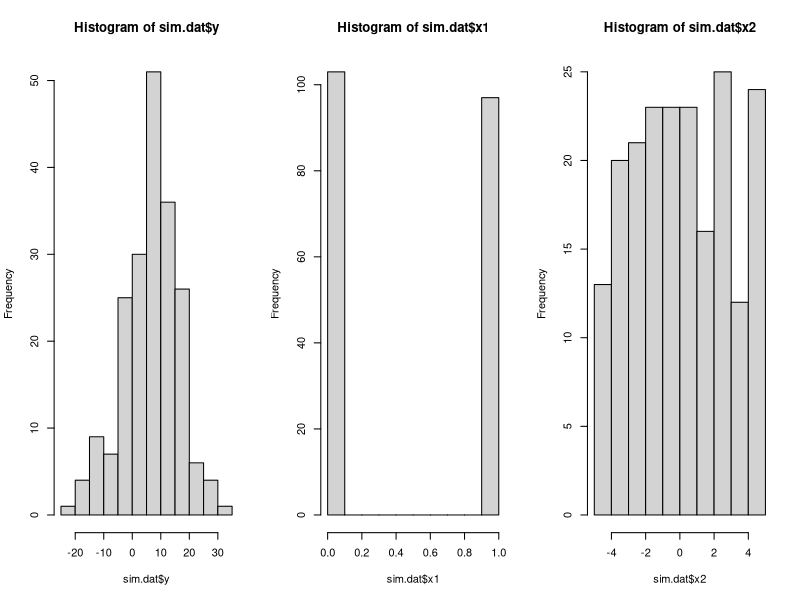
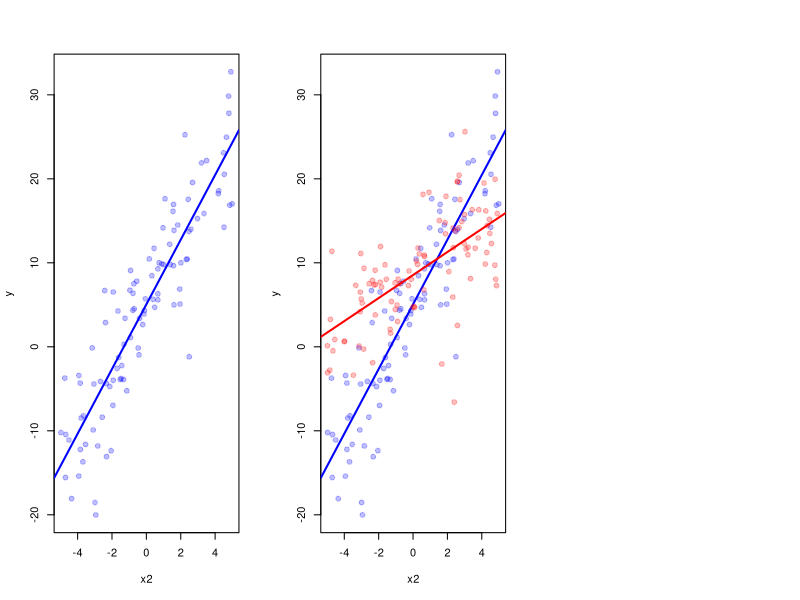

Recreate these plots in R, in order.
## ---- chunk 1
set.seed(1234)
n.sample <- 200
x1 <- rbinom(n.sample, size = 1, prob = 0.5)
x2 <- runif(n.sample, -5, 5)
a <- 5
b1 <- 3
b2 <- 4
b3 <- -3
e <- rnorm(n.sample, 0, 5)
y <- a + b1 * x1 + b2 * x2 + b3 * x1 * x2 + e
sim.dat <- data.frame(y, x1, x2)
## ---- chunk 2
par(mfrow = c(1, 3))
hist(sim.dat$y)
hist(sim.dat$x1)
hist(sim.dat$x2)
## ---- chunk 3
mod.sim <- lm(y ~ x1 * x2, dat = sim.dat)
summary(mod.sim)
## ---- chunk 4
coef(mod.sim)
## ---- chunk 5
coef(mod.sim)[1]
## ---- chunk 6
plot(x = sim.dat[sim.dat$x1 == 0, ]$x2, y = sim.dat[sim.dat$x1 == 0, ]$y, 
     col = rgb(red = 0, green = 0, blue = 1, alpha = 0.25), pch = 19,
     xlab = "x2", ylab = "y")
abline(a = coef(mod.sim)[1], b = coef(mod.sim)[3], col = "blue", pch = 19, lwd = 2)
## ---- chunk 7
plot(x = sim.dat[sim.dat$x1 == 0, ]$x2, y = sim.dat[sim.dat$x1 == 0, ]$y, 
     pch = 19, xlab = "x2", ylab = "y", col = rgb(red = 0, green = 0, blue = 1, alpha = 0.25))
abline(a = coef(mod.sim)[1], b = coef(mod.sim)[3], col = "blue", lwd = 2)
points(x = sim.dat[sim.dat$x1 == 1, ]$x2, y = sim.dat[sim.dat$x1 == 1, ]$y, 
       col = rgb(red = 1, green = 0, blue = 0, alpha = 0.25), pch = 19)
abline(a = coef(mod.sim)[1] + coef(mod.sim)[2], b = coef(mod.sim)[3] + coef(mod.sim)[4], 
       col = "red", lwd = 2)
## ---- chunk 8
set.seed(1234)
n.sample <- 200
x1 <- rnorm(n.sample, mean = 2, sd = 5)
x2 <- runif(n.sample, -5, 5)
a <- 5
b1 <- 3
b2 <- 4
b3 <- -3
e <- rnorm(n.sample, 0, 20)
y <- a + b1 * x1 + b2 * x2 + b3 * x1 * x2 + e
sim.dat2 <- data.frame(y, x1, x2)
## ---- chunk 9
mod.sim3 <- lm(y ~ x1 * x2, dat = sim.dat2)
summary(mod.sim3)
